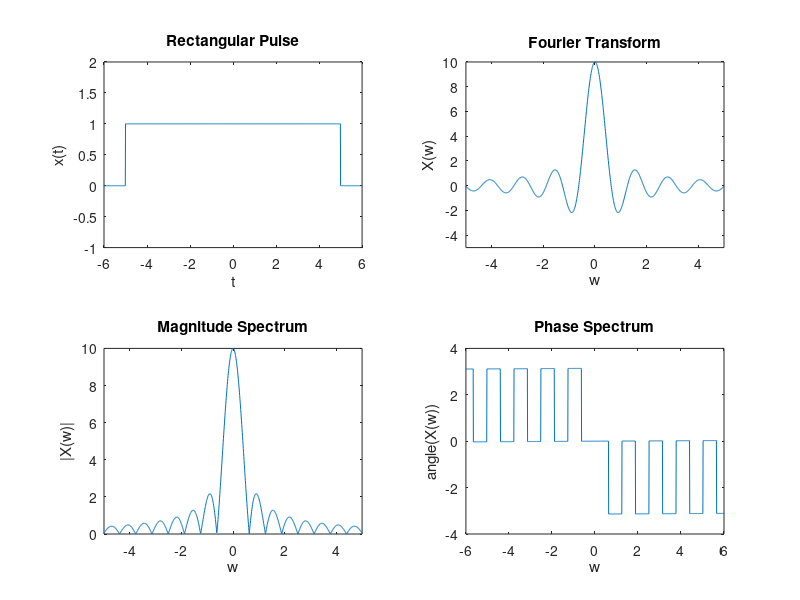

The MATLAB script that drew this image:
clc;
clear all;
close all;
l = 10;
t = -10:0.01:10;
xct = rectpuls(t,l);
subplot(2,2,1);
plot(t,xct)
axis([-6 6 -1 2]);
title('Rectangular Pulse');
xlabel('t');
ylabel('x(t)');
w = -8*pi:0.01:8*pi;
for i=1:length(w)
    xcw(i)= trapz(t,xct.*exp(-j*w(i).*t));
end
subplot(2,2,2);
plot(w,xcw)
axis([-5 5 -5 10]);
title('Fourier Transform');
xlabel('w');
ylabel('X(w)');
subplot(2,2,3);
plot(w,abs(xcw))
axis([-5 5 0 10]);
title('Magnitude Spectrum');
xlabel('w');
ylabel('|X(w)|');
subplot(2,2,4);
plot(w,angle(xcw))
axis([-6 6 -4 4]);
title('Phase Spectrum');
xlabel('w');
ylabel('angle(X(w))');